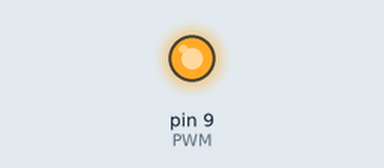
This sketch was run on a simulated Arduino Uno, built with avr-gcc and run on an emulated ATmega328P. Parts: output pins drawn as LEDs (lit = HIGH).

Above: at 0.1 s.
Timing chart, 0 to 1.6 s (numbered marks = the images above):
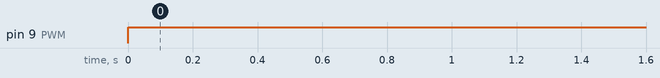

The sketch:

pwm.ino
```cpp
#define PWM 9

void setup() {
pinMode(PWM, OUTPUT);

}

void loop() {
  analogWrite(PWM, 255);
}
```

Measured:
- by itself, pin 9 (PWM): LOW → HIGH at 0.00 s
